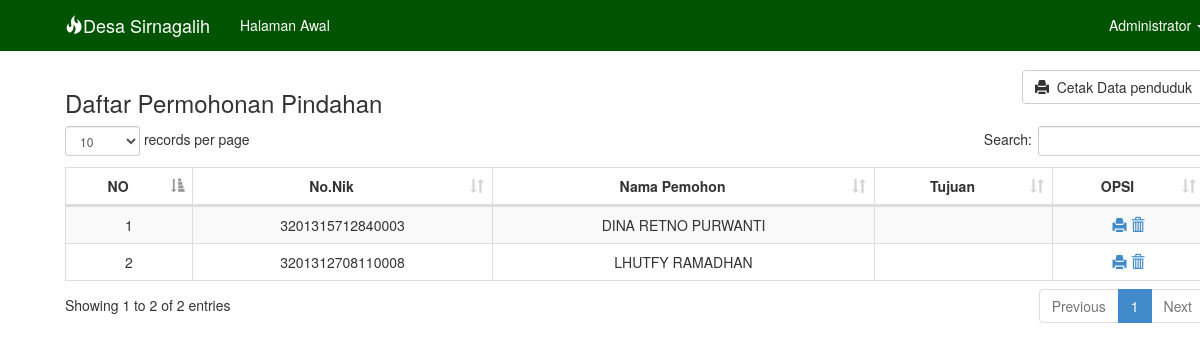
/surat/daftar.php, run on the app's committed database.
### tables this page shows
CREATE TABLE IF NOT EXISTS `pindah` (
`idsurat` int(11) NOT NULL,
  `id_penduduk` int(20) NOT NULL,
  `tujuan` varchar(30) NOT NULL
);

CREATE TABLE IF NOT EXISTS `data` (
`id_penduduk` int(60) NOT NULL,
  `nik` varchar(20) NOT NULL,
  `kk` varchar(20) NOT NULL,
  `nama` varchar(80) NOT NULL,
  `agama` varchar(80) NOT NULL,
  `t_lahir` varchar(80) NOT NULL,
  `tgl_lahir` date NOT NULL,
  `j_kel` enum('L','P') NOT NULL,
  `gol_darah` varchar(10) NOT NULL,
  `w_negara` varchar(20) NOT NULL,
  `pendidikan` varchar(20) NOT NULL,
  `pekerjaan` varchar(20) NOT NULL,
  `s_nikah` varchar(20) NOT NULL,
  `hubkel` varchar(30) NOT NULL,
  `alamatl` text NOT NULL,
  `rt` varchar(20) NOT NULL,
  `rw` varchar(20) NOT NULL,
  `nayah` varchar(20) NOT NULL,
  `nibu` varchar(20) NOT NULL,
  `pas` varchar(20) NOT NULL,
  `kitap` varchar(20) NOT NULL,
  `id_keluarga` int(40) NOT NULL,
  `statuspen` varchar(30) NOT NULL
);

### surat/daftar.php (the view, shortened to what this page needs)
<!DOCTYPE html>
<html lang="en">
	<head>
    <link href="../css/bootstrap.min.css" rel="stylesheet">
    <link rel="stylesheet" href="../css/dataTables.bootstrap.css"/>
  </head>
  <body>
<div class="navbar navbar-inverse navbar-fixed-top" role="navigation">
  <div class="container">
    <div class="navbar-header">
      <a class="navbar-brand" href="#"><span class="glyphicon glyphicon-fire"></span>Desa Sirnagalih</a>
    </div>
    <div class="navbar-collapse collapse">
      <ul class="nav navbar-nav">
      	<li><a href="../index.php">Halaman Awal</a></li>
      </ul>
      <ul class="nav navbar-nav navbar-right">
        <li class="dropdown active">
          <a href="#" class="dropdown-toggle" data-toggle="dropdown">
            Administrator <b class="caret"></b>
          </a>
        </li>
      </ul>
    </div>
  </div>
</div>
	 <div class="container">
   <a class="noprint pull-right btn btn-default" target="blank" href="cetaklap.php">
  <i class="glyphicon glyphicon-print"></i>&nbsp;&nbsp;Cetak Data penduduk</a>
	<h3>Daftar Permohonan Pindahan</h3>
	<table id="example2" class="table table-striped table-bordered dt-responsive nowrap" width="100%">
    	<thead>
		<tr>
      <th>NO</th>
			<th>No.Nik</th>
      <th>Nama Pemohon</th>
      <th>Tujuan</th>
      <th>OPSI</th>
		</tr>
		 </thead>
	<tbody>
		<?php
    $query = mysql_query("SELECT * FROM pindah INNER JOIN data ON pindah.id_penduduk = data.id_penduduk ") or die(mysql_error());
		if(mysql_num_rows($query) == 0){
		echo '<tr><td colspan="6">Tidak ada data!</td></tr>';
		}else{
			$no = 1;
			while($data = mysql_fetch_array($query)){
				echo '<tr>';
					echo '<td>'.$no.'</td>';
          echo '<td>'.$data['nik'].'</td>';
          echo '<td>'.$data['nama'].'</td>';
          echo '<td>'.$data['tujuan'].'</td>';
          echo '<td>
          <a href="spindah.php?id='.$data['id_penduduk'].'">
          <span class="glyphicon glyphicon-print" aria-hidden="true"></span></a>
          <a href="hapus.php?id='.$data['id_penduduk'].'" onclick="return confirm(\'Yakin?\')"><span class="glyphicon glyphicon-trash" aria-hidden="true"></span></a></td>';
          echo '</tr>';
				  $no++;
		    }
		  }
		?>
	</table>
</body>
</html>

### surat/daftar.php (style rules this page uses)
body { min-height: 200px; padding-top: 70px; }
.container { padding-right: 15px; margin-right: auto; margin-left: 50px; }
.navbar-inverse { background-color: #005401; border-color: #005401; }
.navbar-inverse .navbar-nav>li>a { color: #FFFFFF; }
.navbar-inverse .navbar-brand { color: #FFFFFF; }
.navbar-inverse .navbar-nav>.active>a, .navbar-inverse .navbar-nav>.active>a:hover, .navbar-inverse .navbar-nav>.active>a:focus { color: #fff; background-color: #005401; }
td, th { padding: 0; text-align: center; }

### data on the page
pindah: id_penduduk.nik "3201315712840003", id_penduduk.nama "DINA RETNO PURWANTI"
pindah: id_penduduk.nik "3201312708110008", id_penduduk.nama "LHUTFY RAMADHAN"
